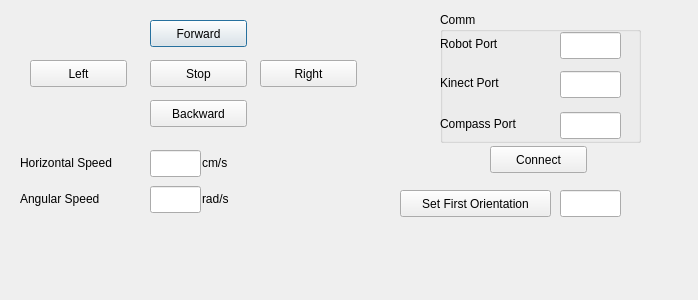
<?xml version="1.0" encoding="UTF-8"?>
<ui version="4.0">
 <class>IRobotDialog</class>
 <widget class="QDialog" name="IRobotDialog">
  <property name="geometry">
   <rect>
    <x>0</x>
    <y>0</y>
    <width>698</width>
    <height>300</height>
   </rect>
  </property>
  <property name="windowTitle">
   <string>Dialog</string>
  </property>
  <widget class="QPushButton" name="butRobotForward">
   <property name="geometry">
    <rect>
     <x>150</x>
     <y>20</y>
     <width>97</width>
     <height>27</height>
    </rect>
   </property>
   <property name="text">
    <string>Forward</string>
   </property>
  </widget>
  <widget class="QPushButton" name="butRobotLeft">
   <property name="geometry">
    <rect>
     <x>30</x>
     <y>60</y>
     <width>97</width>
     <height>27</height>
    </rect>
   </property>
   <property name="text">
    <string>Left</string>
   </property>
  </widget>
  <widget class="QPushButton" name="butRobotBack">
   <property name="geometry">
    <rect>
     <x>150</x>
     <y>100</y>
     <width>97</width>
     <height>27</height>
    </rect>
   </property>
   <property name="text">
    <string>Backward</string>
   </property>
  </widget>
  <widget class="QPushButton" name="butRobotRight">
   <property name="geometry">
    <rect>
     <x>260</x>
     <y>60</y>
     <width>97</width>
     <height>27</height>
    </rect>
   </property>
   <property name="text">
    <string>Right</string>
   </property>
  </widget>
  <widget class="QPushButton" name="butRobotStop">
   <property name="geometry">
    <rect>
     <x>150</x>
     <y>60</y>
     <width>97</width>
     <height>27</height>
    </rect>
   </property>
   <property name="text">
    <string>Stop</string>
   </property>
  </widget>
  <widget class="QGroupBox" name="gBoxRobotComm">
   <property name="geometry">
    <rect>
     <x>440</x>
     <y>12</y>
     <width>201</width>
     <height>131</height>
    </rect>
   </property>
   <property name="title">
    <string>Comm</string>
   </property>
   <widget class="QLineEdit" name="lEditRobotPort">
    <property name="geometry">
     <rect>
      <x>120</x>
      <y>20</y>
      <width>61</width>
      <height>27</height>
     </rect>
    </property>
   </widget>
   <widget class="QLabel" name="label">
    <property name="geometry">
     <rect>
      <x>0</x>
      <y>23</y>
      <width>81</width>
      <height>17</height>
     </rect>
    </property>
    <property name="text">
     <string>Robot Port</string>
    </property>
   </widget>
   <widget class="QLabel" name="label_2">
    <property name="geometry">
     <rect>
      <x>0</x>
      <y>62</y>
      <width>81</width>
      <height>17</height>
     </rect>
    </property>
    <property name="text">
     <string>Kinect Port</string>
    </property>
   </widget>
   <widget class="QLineEdit" name="lEditKinectPort">
    <property name="geometry">
     <rect>
      <x>120</x>
      <y>59</y>
      <width>61</width>
      <height>27</height>
     </rect>
    </property>
   </widget>
   <widget class="QLabel" name="label_3">
    <property name="geometry">
     <rect>
      <x>0</x>
      <y>103</y>
      <width>101</width>
      <height>17</height>
     </rect>
    </property>
    <property name="text">
     <string>Compass Port</string>
    </property>
   </widget>
   <widget class="QLineEdit" name="lEditCompassPort">
    <property name="geometry">
     <rect>
      <x>120</x>
      <y>100</y>
      <width>61</width>
      <height>27</height>
     </rect>
    </property>
   </widget>
  </widget>
  <widget class="QLineEdit" name="lEditHorSpeed">
   <property name="geometry">
    <rect>
     <x>150</x>
     <y>150</y>
     <width>51</width>
     <height>27</height>
    </rect>
   </property>
  </widget>
  <widget class="QLabel" name="label_4">
   <property name="geometry">
    <rect>
     <x>20</x>
     <y>154</y>
     <width>121</width>
     <height>17</height>
    </rect>
   </property>
   <property name="text">
    <string>Horizontal Speed</string>
   </property>
  </widget>
  <widget class="QLabel" name="label_5">
   <property name="geometry">
    <rect>
     <x>202</x>
     <y>154</y>
     <width>41</width>
     <height>17</height>
    </rect>
   </property>
   <property name="text">
    <string>cm/s</string>
   </property>
  </widget>
  <widget class="QLineEdit" name="lEditAngularSpeed">
   <property name="geometry">
    <rect>
     <x>150</x>
     <y>186</y>
     <width>51</width>
     <height>27</height>
    </rect>
   </property>
  </widget>
  <widget class="QLabel" name="label_6">
   <property name="geometry">
    <rect>
     <x>202</x>
     <y>190</y>
     <width>41</width>
     <height>17</height>
    </rect>
   </property>
   <property name="text">
    <string>rad/s</string>
   </property>
  </widget>
  <widget class="QLabel" name="label_7">
   <property name="geometry">
    <rect>
     <x>20</x>
     <y>190</y>
     <width>121</width>
     <height>17</height>
    </rect>
   </property>
   <property name="text">
    <string>Angular Speed</string>
   </property>
  </widget>
  <widget class="QPushButton" name="butIRobotConnect">
   <property name="geometry">
    <rect>
     <x>490</x>
     <y>146</y>
     <width>97</width>
     <height>27</height>
    </rect>
   </property>
   <property name="text">
    <string>Connect</string>
   </property>
  </widget>
  <widget class="QPushButton" name="butIRobotSetFirstOrientation">
   <property name="geometry">
    <rect>
     <x>400</x>
     <y>190</y>
     <width>151</width>
     <height>27</height>
    </rect>
   </property>
   <property name="text">
    <string>Set First Orientation</string>
   </property>
  </widget>
  <widget class="QLineEdit" name="lEditFirstOrientation">
   <property name="geometry">
    <rect>
     <x>560</x>
     <y>190</y>
     <width>61</width>
     <height>27</height>
    </rect>
   </property>
  </widget>
 </widget>
 <resources/>
 <connections/>
</ui>
